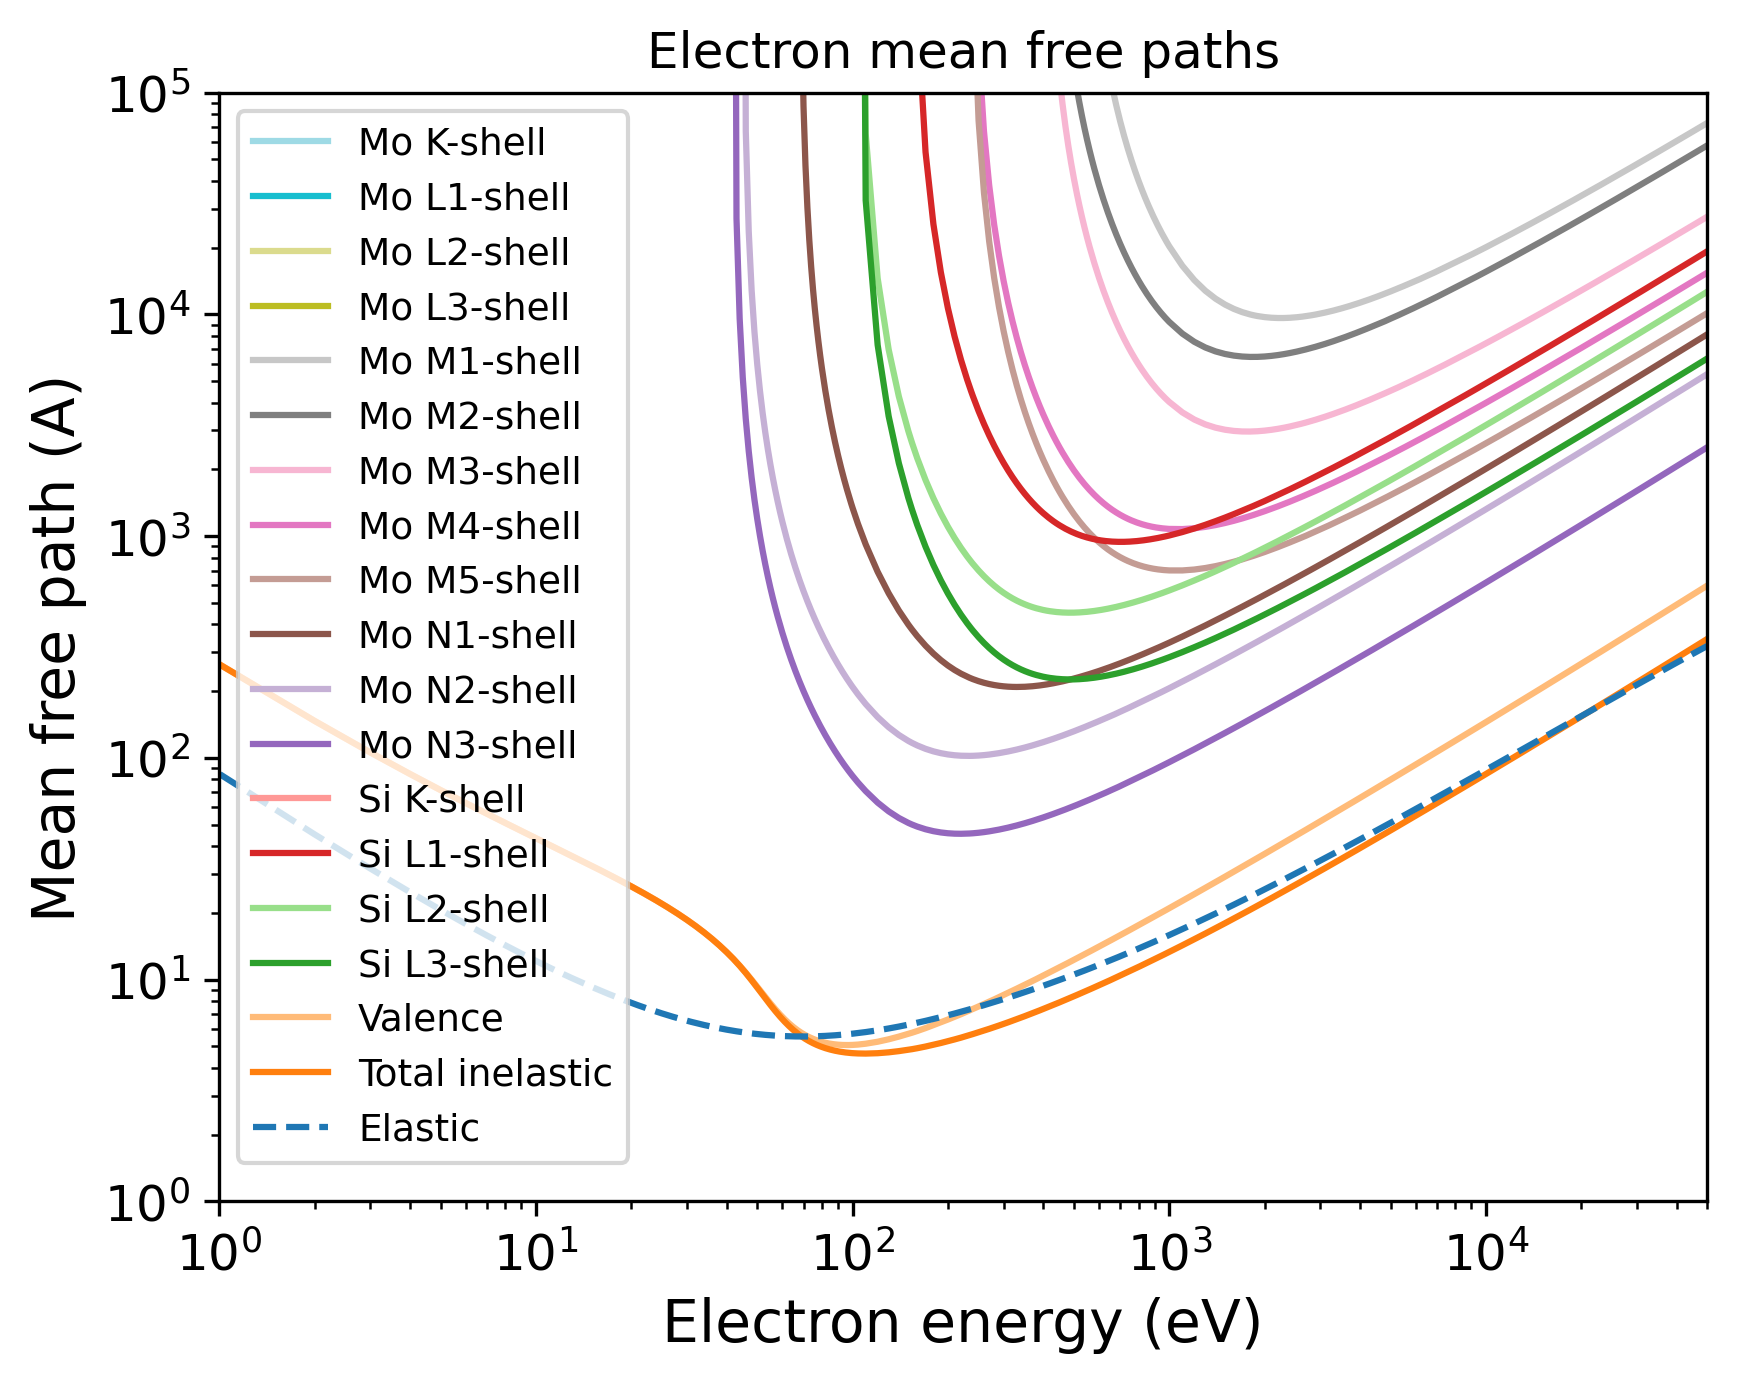

Write the Python code that produced this figure.
import pandas as pd
import numpy as np
import matplotlib.pyplot as plt
import matplotlib.cm as cm
# Set the format:
plt.xlabel("Electron energy (eV)", fontsize=14)
plt.ylabel("Mean free path (A)", fontsize=14)
plt.xticks(fontsize=12)
plt.yticks(fontsize=12)
plt.grid(False)
# Set the axes:
# Read the output file:
df = pd.read_csv(r"OUTPUT_MoSi2_Electron_IMFP.dat", sep=r'\s+', header=None, comment="#", skipinitialspace=True)
plt.xscale("log")
plt.yscale("log")
# Prepare the plot:
columns_to_plot = [ 1, 2, 3, 4, 5, 6, 7, 8, 9, 10, 11, 12, 13, 14, 15, 16, 17, 18]
labels = [ "Mo K-shell", "Mo L1-shell", "Mo L2-shell", "Mo L3-shell", "Mo M1-shell", "Mo M2-shell", "Mo M3-shell", "Mo M4-shell", "Mo M5-shell", "Mo N1-shell", "Mo N2-shell", "Mo N3-shell", "Si K-shell", "Si L1-shell", "Si L2-shell", "Si L3-shell", "Valence", "Total inelastic"]
# Create N distinct colors from a colormap
N = len(columns_to_plot)
colors = plt.cm.tab20(np.linspace(1, 0, 20))
# Set line styles:
linestyles = [ "-", "-", "-", "-", "-", "-", "-", "-", "-", "-", "-", "-", "-", "-", "-", "-", "-", "-"]
for i, col in enumerate(columns_to_plot):
    color = colors[i % len(colors)]
    ls    = linestyles[i % len(linestyles)]
    label = labels[i % len(labels)]
    plt.plot(df.iloc[:, 0], df.iloc[:, col],
    color=color,
    label=label,
    linestyle=ls)
# Add a curve from the second file
df2 = pd.read_csv(r"OUTPUT_MoSi2_Electron_EMFP.dat", sep=r'\s+', header=None, comment="#", skipinitialspace=True)
columns_to_plot2 = [ 3]
labels2 = [ "Elastic"]
# Create second part of the plot:
for col, label in zip(columns_to_plot2, labels2):
    plt.plot(df2.iloc[:, 0], df2.iloc[:, col], label=label, linestyle="--")
plt.xlim(1.00000000,50000.00000000)
plt.ylim(1.00000000,100000.00000000)
plt.title("Electron mean free paths")
plt.legend(loc="best", fontsize=9)
# Save the plot in this format:
plt.savefig("OUTPUT_MFP_electron.png", dpi=300, bbox_inches="tight")
